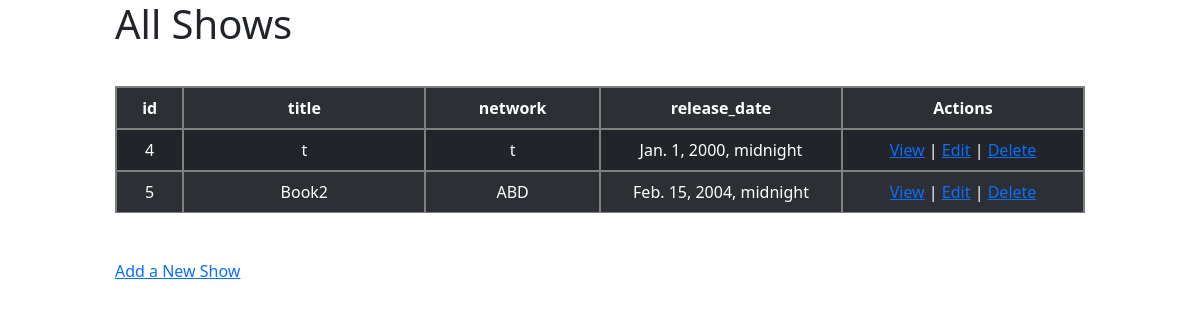
/shows, run on the app's committed database.
### app_one/models.py (models this page shows)
class Show(models.Model):
    title = models.CharField(max_length=255)
    network = models.CharField(max_length=255)
    desc = models.TextField(default="")
    released_at = models.DateTimeField()
    created_at = models.DateTimeField(auto_now_add=True)
    updated_at = models.DateTimeField(auto_now=True)
    objects = ShowManager()

### app_one/views.py (the view)
# urls.py: path('shows',views.shows),
def shows(request):
    context={
        'shows': Show.objects.all()
    }
    return render(request,'shows.html',context)

### app_one/templates/shows.html (shortened to what this page needs)
<!DOCTYPE html>
<html lang="en">
<head>
    <link href="https://cdn.jsdelivr.net/npm/bootstrap@5.2.1/dist/css/bootstrap.min.css" rel="stylesheet">
</head>
<body>
    <h1>All Shows</h1>
    <table class="table table-dark table-striped">
        <tr>
            <th class="first">id</th>
            <th class="second">title</th>
            <th class="third">network</th>
            <th class="fourth">release_date</th>
            <th class="fifth">Actions</th>
        </tr>
        {% for show in shows %}
        <tr>
            <td class="first">{{show.id}}</td>
            <td class="second">{{show.title}}</td>
            <td class="third">{{show.network}}</td>
            <td class="fourth">{{show.released_at}}</td>
            <td class="fifth">
                <a href="/shows/{{ show.id }}">View</a><span> |</span>
                <a href="/shows/{{ show.id }}/edit">Edit</a><span> |</span>
                <a href="/shows/{{ show.id }}/destroy">Delete</a>
            </td>
        </tr>
        {%endfor%}
    </table>
    <a href="/shows/new">Add a New Show</a>
</body>
</html>

### app_one/templates/shows.html (style rules this page uses)
* { padding: 0; margin: 0; }
body { display: flex; flex-direction: column; gap: 30px; width: 970px; margin: 0 auto; }
th,td { border: 2px solid gray; }
.first,.third { text-align: center; }
.second,.fourth,.fifth { text-align: center; width: 25%; }

### data on the page
Show: id "4", title "t", network "t", released_at "Jan. 1, 2000, midnight"
Show: id "5", title "Book2", network "ABD", released_at "Feb. 15, 2004, midnight"
